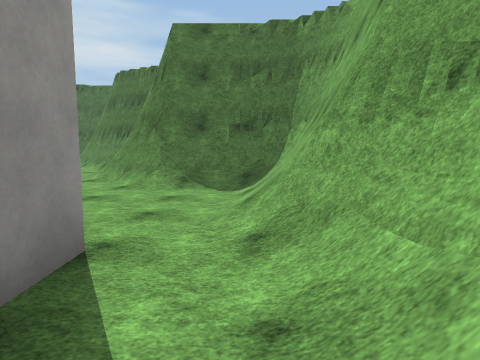
view 1 (above)

18 first-person views from a walk through a 3-D level made in the Unity game engine. The camera is 1.5 m above the floor, tilts 6° down and sees 75° across. The floor is counted in squares, 2 m on a side. Each view is taken from the middle of a square. On the plan, view 1 faces up. The plan holds only what a view shows up to about 10 squares ahead; the rest is blank. The place goes on beyond the plan. Surface patterns are stand-ins for the level's own textures.

view 2
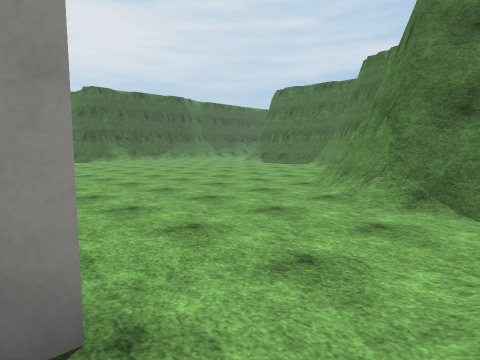

view 3
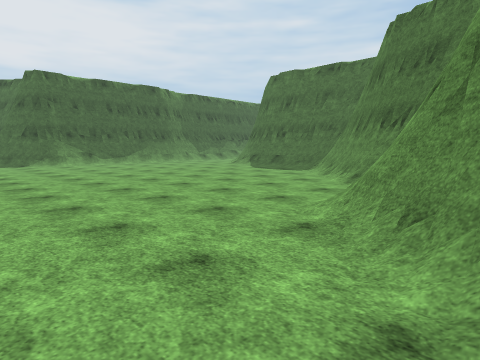

view 4
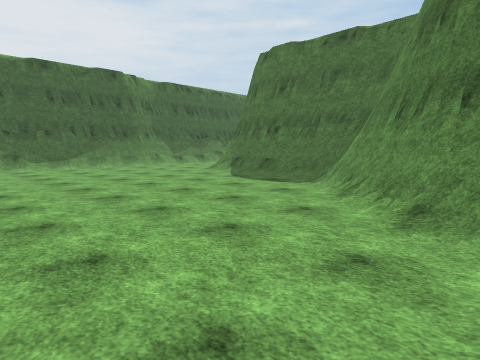

view 5
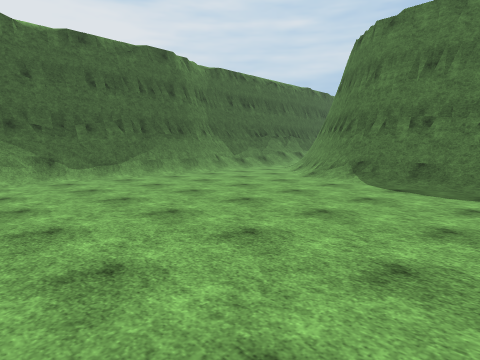

view 6
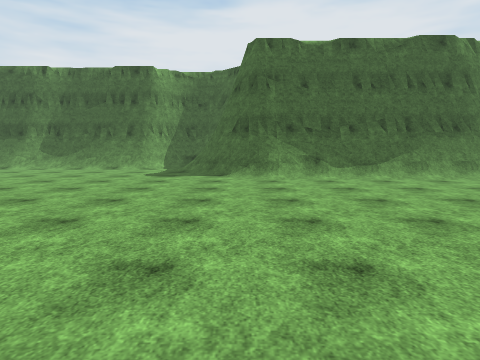

view 7
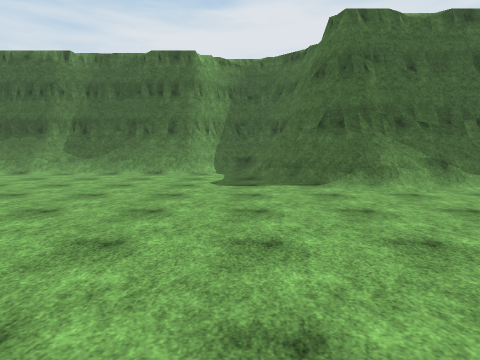

view 8
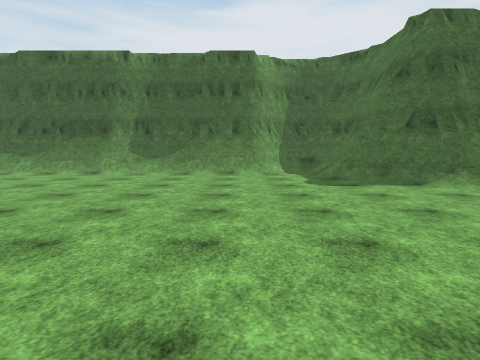

view 9
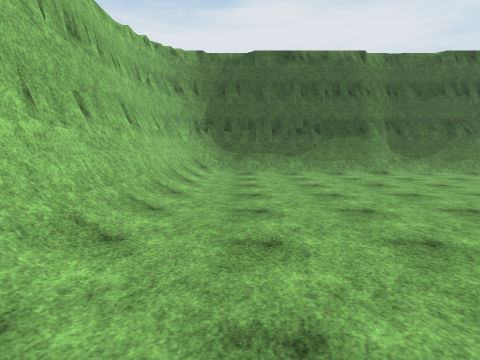

view 10
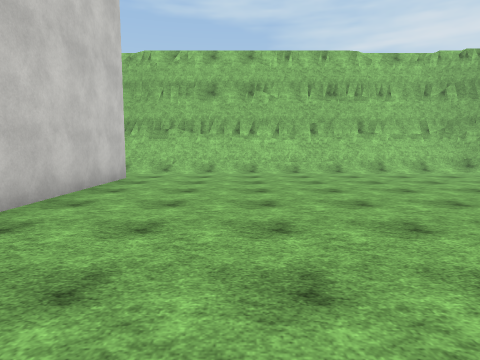

view 11
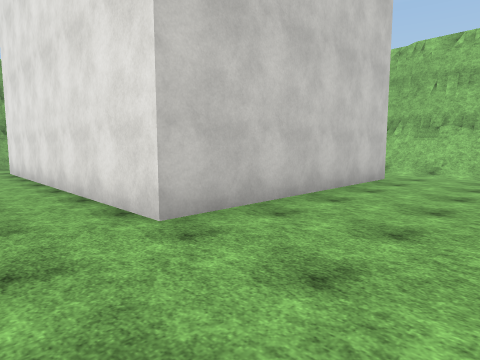

view 12
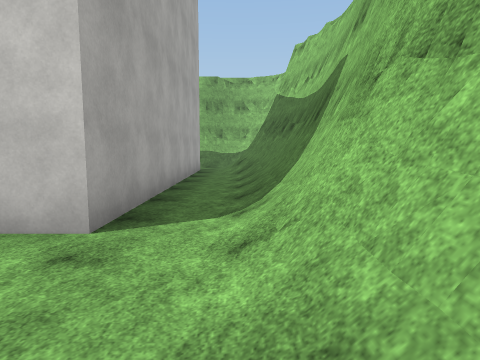

view 13
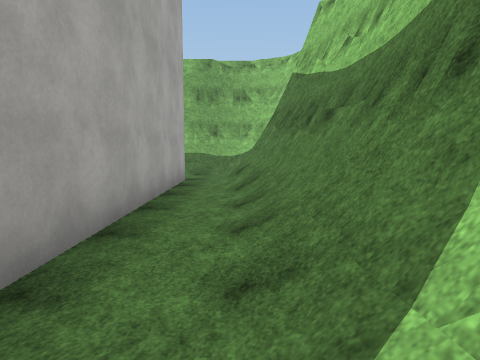

view 14
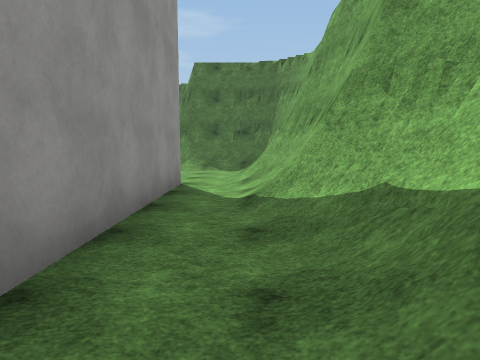

view 15
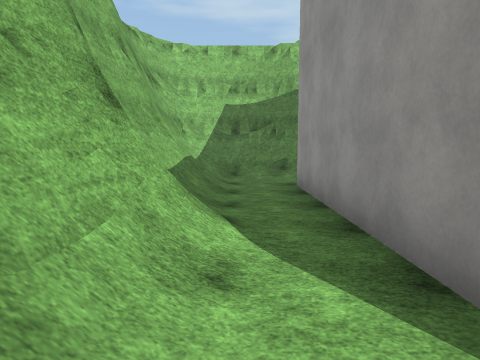

view 16
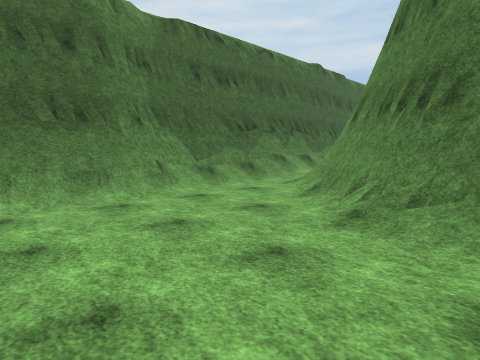

view 17
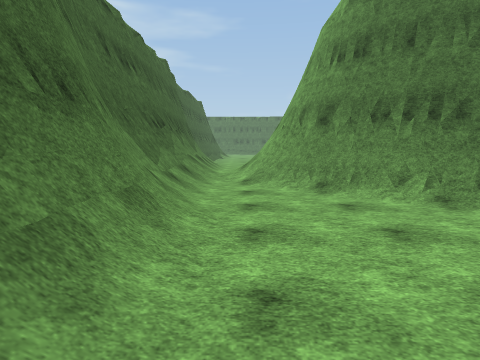

view 18
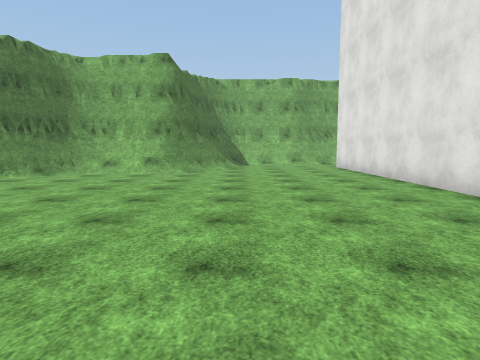

### Floor plan
Key: @ floor where view 1 was taken; # wall or solid block; . floor; / step, stairs or slope.
Columns run from 20 left of view 1 to 1 right of it. Each row starts with its distance up from view 1.
 21    #/
 20    #/
 19    #//#
 18    #//#
 17    #/.##
 16    #/..####
 15    ##.../#####
 14    ##......./##
 13     #......../##
 12    ##........./###
 11    ##........../##
 10    #/.........../#
  9    #/.........../#
  8   ##/.........../##
  7 ###/............./####
  6 #//...............///#
  5 #/................../#
  4 #/................../#
  3 #/................../#
  2 #/.........########./#
  1 #/.........#      #./#
  0 #/.........#      #.@#
 -1 #/.........#      #..#
 -2 #/.........#      #..#
 -3 #/.........########..#
 -4 #/...................#
 -5 ##///////////////////#
 -6  #####################

Positions as (right, up) in squares from view 1, and headings:
1: (0, 0), facing up
2: (0, 2), facing up-left
3: (-2, 5), facing up-left
4: (-4, 8), facing up-left
5: (-8, 8), facing up-left
6: (-8, 8), facing left
7: (-10, 6), facing left
8: (-10, 4), facing left
9: (-10, -4), facing left
10: (-12, 4), facing down
11: (-12, 4), facing down-right
12: (-12, -5), facing right
13: (-9, -5), facing right
14: (0, -4), facing up
15: (0, 3), facing down
16: (-11, 12), facing up-left
17: (-15, 11), facing up
18: (-13, 6), facing right
